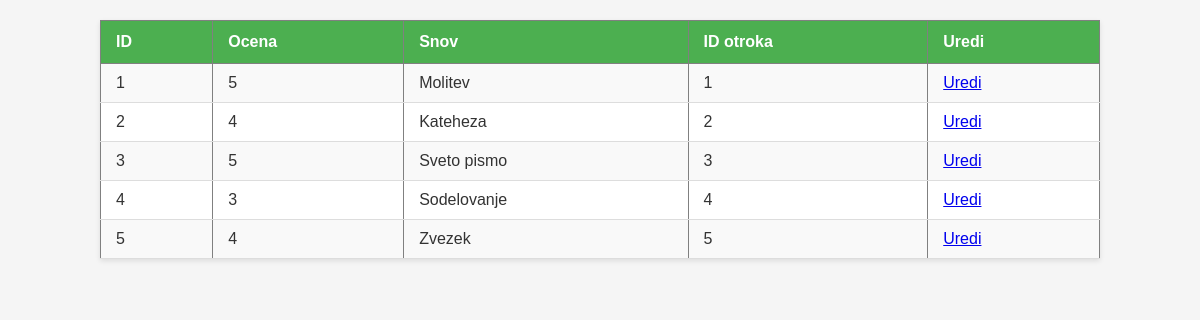
Screenshot of /podstrani/ocene/uredi_ocene.php with the database file from the repository.
### tables this page shows
CREATE TABLE ocene (
  id INT AUTO_INCREMENT PRIMARY KEY,
  ocena VARCHAR(10),
  snov VARCHAR(20),
  id_otroka INT,
  id_ucitelja INT,
  FOREIGN KEY (id_otroka) REFERENCES otroci(id),
  FOREIGN KEY (id_ucitelja) REFERENCES ucitelji(id)
  
);

### podstrani/ocene/uredi_ocene.php (the view, shortened to what this page needs)
<link rel="stylesheet" href="../css/izpis.css">
<?php
include "../povezava.php";
$sql = "SELECT id, ocena, snov, id_otroka FROM ocene";
$result = mysqli_query($conn, $sql);
if (mysqli_num_rows($result) > 0) {
    echo "<table border='1'>";
    echo "<tr>
            <th>ID</th>
            <th>Ocena</th>
            <th>Snov</th>
            <th>ID otroka</th>
            <th>Uredi</th>
          </tr>";
    while($row = mysqli_fetch_assoc($result)) {
        echo "<tr>";
        echo "<td>" . $row['id'] . "</td>";
        echo "<td>" . $row['ocena'] . "</td>";
        echo "<td>" . $row['snov'] . "</td>";
        echo "<td>" . $row['id_otroka'] . "</td>";
        echo '<td><a href="uredi_ocene_obrazec.php?id='.$row["id"].'&ocena='.$row["ocena"].'&snov='.$row["snov"].'&id_otroka='.$row["id_otroka"].'">Uredi</a></td>';
        echo "</tr>";
    }
    echo "</table>";
} else {
    echo "Ni podatkov v tabeli ocene.";
}
?>

### podstrani/css/izpis.css (style rules this page uses)
table { border-collapse: collapse; width: 100%; max-width: 1000px; margin: 20px auto; background-color: #fff; box-shadow: 0 2px 5px rgba(0,0,0,0.1); }
th { background-color: #4CAF50; color: white; padding: 12px 15px; text-align: left; }
td { padding: 10px 15px; border-bottom: 1px solid #ddd; }
tr:nth-child(even) { background-color: #f9f9f9; }

### rows the page displays
ocene: id "1", ocena "5", snov "Molitev", id_otroka "1"
ocene: id "2", ocena "4", snov "Kateheza", id_otroka "2"
ocene: id "3", ocena "5", snov "Sveto pismo", id_otroka "3"
ocene: id "4", ocena "3", snov "Sodelovanje", id_otroka "4"
ocene: id "5", ocena "4", snov "Zvezek", id_otroka "5"
